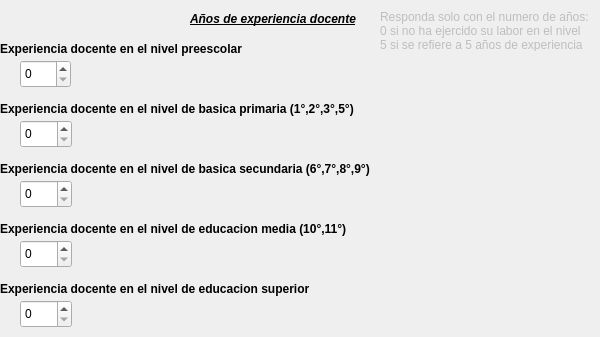
      <widget class="QWidget" name="tabWidgetPage7" native="true">
       <attribute name="title">
        <string>7 de 8</string>
       </attribute>
       <widget class="QLabel" name="label_21">
        <property name="geometry">
         <rect>
          <x>190</x>
          <y>10</y>
          <width>181</width>
          <height>18</height>
         </rect>
        </property>
        <property name="font">
         <font>
          <weight>75</weight>
          <italic>true</italic>
          <bold>true</bold>
          <underline>true</underline>
          <strikeout>false</strikeout>
         </font>
        </property>
        <property name="text">
         <string>Años de experiencia docente</string>
        </property>
       </widget>
       <widget class="QLabel" name="label_22">
        <property name="enabled">
         <bool>false</bool>
        </property>
        <property name="geometry">
         <rect>
          <x>380</x>
          <y>10</y>
          <width>211</width>
          <height>41</height>
         </rect>
        </property>
        <property name="font">
         <font>
          <pointsize>9</pointsize>
          <underline>false</underline>
          <strikeout>false</strikeout>
         </font>
        </property>
        <property name="text">
         <string>Responda solo con el numero de años: ej: 
0 si no ha ejercido su labor en el nivel 
5 si se refiere a 5 años de experiencia</string>
        </property>
       </widget>
       <widget class="QLabel" name="label_23">
        <property name="geometry">
         <rect>
          <x>0</x>
          <y>40</y>
          <width>271</width>
          <height>18</height>
         </rect>
        </property>
        <property name="font">
         <font>
          <weight>75</weight>
          <bold>true</bold>
         </font>
        </property>
        <property name="text">
         <string>Experiencia docente en el nivel preescolar</string>
        </property>
       </widget>
       <widget class="QSpinBox" name="spinBox">
        <property name="geometry">
         <rect>
          <x>20</x>
          <y>60</y>
          <width>51</width>
          <height>28</height>
         </rect>
        </property>
       </widget>
       <widget class="QLabel" name="label_24">
        <property name="geometry">
         <rect>
          <x>0</x>
          <y>100</y>
          <width>391</width>
          <height>18</height>
         </rect>
        </property>
        <property name="font">
         <font>
          <weight>75</weight>
          <bold>true</bold>
         </font>
        </property>
        <property name="text">
         <string>Experiencia docente en el nivel de basica primaria (1°,2°,3°,5°)</string>
        </property>
       </widget>
       <widget class="QSpinBox" name="spinBox_2">
        <property name="geometry">
         <rect>
          <x>20</x>
          <y>120</y>
          <width>52</width>
          <height>28</height>
         </rect>
        </property>
       </widget>
       <widget class="QLabel" name="label_25">
        <property name="geometry">
         <rect>
          <x>0</x>
          <y>160</y>
          <width>411</width>
          <height>18</height>
         </rect>
        </property>
        <property name="font">
         <font>
          <weight>75</weight>
          <bold>true</bold>
         </font>
        </property>
        <property name="text">
         <string>Experiencia docente en el nivel de basica secundaria (6°,7°,8°,9°)</string>
        </property>
       </widget>
       <widget class="QSpinBox" name="spinBox_3">
        <property name="geometry">
         <rect>
          <x>20</x>
          <y>180</y>
          <width>52</width>
          <height>28</height>
         </rect>
        </property>
       </widget>
       <widget class="QLabel" name="label_26">
        <property name="geometry">
         <rect>
          <x>0</x>
          <y>220</y>
          <width>411</width>
          <height>18</height>
         </rect>
        </property>
        <property name="font">
         <font>
          <weight>75</weight>
          <bold>true</bold>
         </font>
        </property>
        <property name="text">
         <string>Experiencia docente en el nivel de educacion media (10°,11°)</string>
        </property>
       </widget>
       <widget class="QSpinBox" name="spinBox_4">
        <property name="geometry">
         <rect>
          <x>20</x>
          <y>240</y>
          <width>52</width>
          <height>28</height>
         </rect>
        </property>
       </widget>
       <widget class="QLabel" name="label_27">
        <property name="geometry">
         <rect>
          <x>0</x>
          <y>280</y>
          <width>411</width>
          <height>18</height>
         </rect>
        </property>
        <property name="font">
         <font>
          <weight>75</weight>
          <bold>true</bold>
         </font>
        </property>
        <property name="text">
         <string>Experiencia docente en el nivel de educacion superior</string>
        </property>
       </widget>
       <widget class="QSpinBox" name="spinBox_5">
        <property name="geometry">
         <rect>
          <x>20</x>
          <y>300</y>
          <width>52</width>
          <height>28</height>
         </rect>
        </property>
       </widget>
      </widget>
